Frame 1 (no input): blank canvas, image omitted
Frame 60 (no input): blank canvas, image omitted
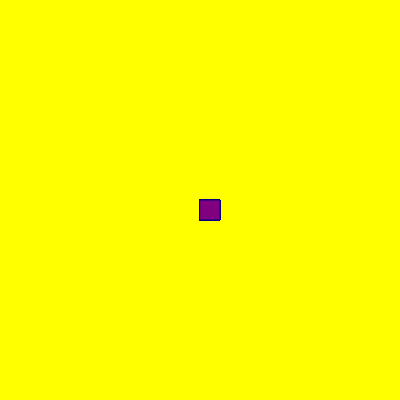
Frame 120 (the mouse pressed at the canvas centre since frame 60)

The p5.js sketch whose frames 1 and 60 were blank and that drew this single picture after the mouse press (run headless with seeded random() and noise() and a simulated clock; from frame 60 on, the mouse is pressed at the canvas centre):

// p5.js sketch
// ── sketch.js
function setup() {
  createCanvas(400, 400);
  background("yellow");
}

function draw() {
  
  stroke ("navy")
  fill ("purple")
  
  if(mouseIsPressed) 
  rect (mouseX, mouseY, 20, 20);
}
